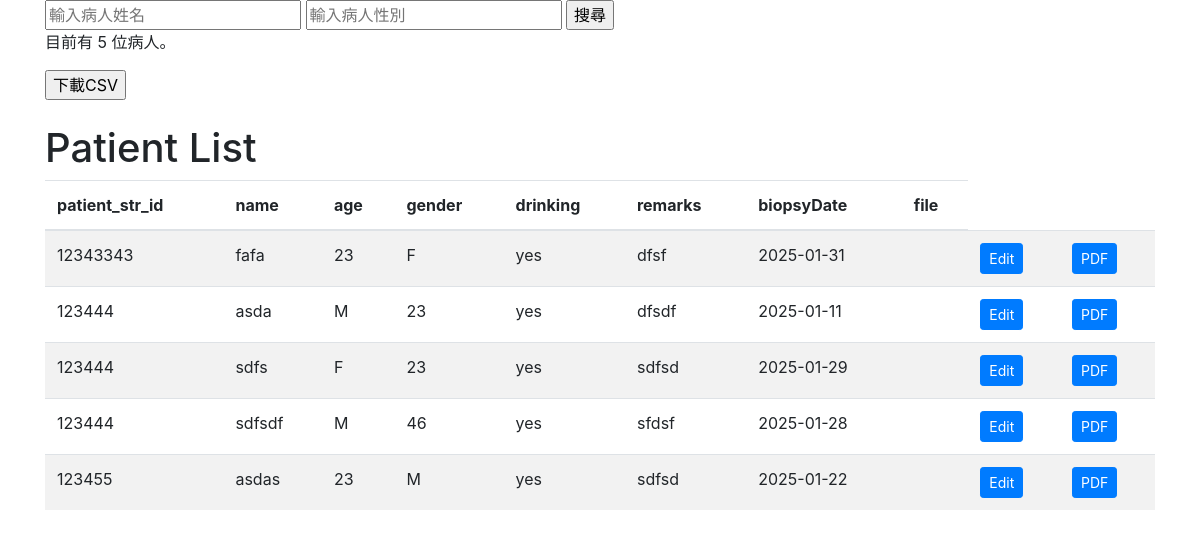
The app's page /patient_list (signed in), older data.
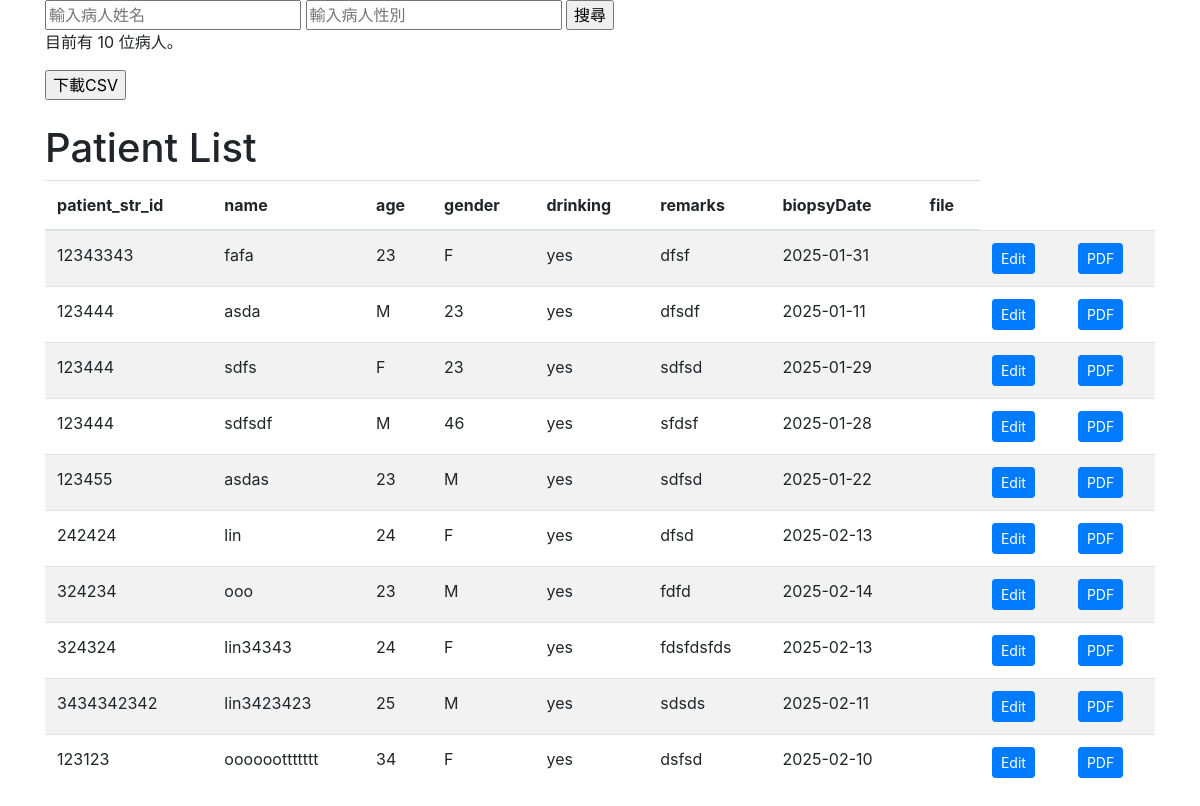
The same page, newer data.
### model.py (models this page shows, shortened)
class Patient(Base):
    __tablename__ = 'patient'
    id = Column(Integer, primary_key=True)
    patient_str_id = Column(String)
    name = Column(String)
    gender = Column(String)
    age = Column(Integer)
    drinking = Column(String)
    remarks = Column(String)
    biopsyDate = Column(Date)

### app.py (the view)
@app.route("/patient_list", methods=['GET', 'POST'])
def get_patient_action():
    print("session:",session)
    if request.method == 'POST':
        return download_csv()
    if "user_level" in session and session["user_level"]==1:
        patients = get_patient()
        return render_template('show_patients.html', patients=patients)
    else:
        return("You are not editor")

### model.py (called while the page is built)
def get_patient():
    Session = sessionmaker(bind=engine)
    session = Session()
    patients = session.query(Patient).all()
    return patients

### templates/show_patients.html (shortened to what this page needs)
<!DOCTYPE html>
<html lang="en">
<head>
    <link rel="stylesheet" href="https://maxcdn.bootstrapcdn.com/bootstrap/4.5.2/css/bootstrap.min.css">
</head>
<body>
    <div class="container">
	    <form action="/search" method="post">
			<input type="text" name="query_name" placeholder="輸入病人姓名">
			<input type="text" name="query_gender" placeholder="輸入病人性別">
			<input type="submit" value="搜尋">
        </form>
		<p>目前有 {{ patients | length }} 位病人。</p>
		<form action="" method="post">
        <input type="submit" value="下載CSV" name="download_csv">
		</form>
        <h1 class="mt-4">Patient List</h1>
        <table class="table table-striped">
            <thead>
                <tr>
                    <th>patient_str_id</th>
					<th>name</th>
					<th>age</th>
					<th>gender</th>
					<th>drinking</th>
					<th>remarks</th>
					<th>biopsyDate</th>
					<th>file</th>
                </tr>
            </thead>
            <tbody>
                {% for patient in patients %}
                    <tr>
                        <td>{{ patient.patient_str_id }}</td>
						<td>{{ patient.name }}</td>
						<td>{{ patient.age }}</td>
						<td>{{ patient.gender }}</td>
						<td>{{ patient.drinking }}</td>
						<td>{{ patient.remarks }}</td>
						<td>{{ patient.biopsyDate}}</td>
						<td>{{ patient.file}}</td>
						<td>
                            <a href="{{ url_for('edit_patient', patient_id=patient.id) }}" class="btn btn-primary btn-sm">Edit</a>
                        </td>
						<td>
                            <a href="{{ url_for('show_patient_pdf', patient_id=patient.id) }}" class="btn btn-primary btn-sm">PDF</a>
                        </td>
                    </tr>
                {% endfor %}
            </tbody>
        </table>
    </div>
</body>
</html>

Row changes from the older to the newer data that the page shows:
added Patient: patient_str_id "242424", name "lin", age "24", gender "F", drinking "yes", remarks "dfsd", biopsyDate "2025-02-13"
added Patient: patient_str_id "324234", name "ooo", age "23", gender "M", drinking "yes", remarks "fdfd", biopsyDate "2025-02-14"
added Patient: patient_str_id "324324", name "lin34343", age "24", gender "F", drinking "yes", remarks "fdsfdsfds", biopsyDate "2025-02-13"
added Patient: patient_str_id "3434342342", name "lin3423423", age "25", gender "M", drinking "yes", remarks "sdsds", biopsyDate "2025-02-11"
added Patient: patient_str_id "123123", name "oooooottttttt", age "34", gender "F", drinking "yes", remarks "dsfsd", biopsyDate "2025-02-10"
Text that changed along with them:
{{ patients | length }}: "5" → "10"
